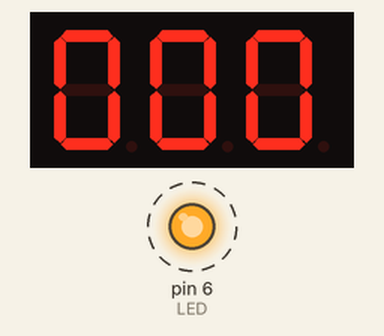
Simulated run of this sketch. Board: Arduino Uno, built with avr-gcc and run on an emulated ATmega328P. Shown: 3-digit seven-segment display, output pins drawn as LEDs (lit = HIGH). Wiring (inferred from the names in the program): 3-digit 7-segment display, segments lit when LOW: segments A4, A2, pin 10, pin 8, pin 7, A3, pin 11, pin 9; digit selects pin 13, A0, A1. Dashed ring = blinking. The segment pins are drawn as the display they are named for; pins used as bus, display or sensor lines are not drawn.

Above: at 0.1 s.
At 6.2 s:
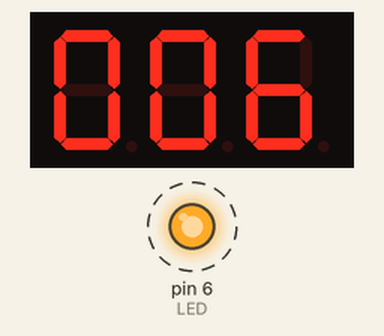
At 18.4 s:
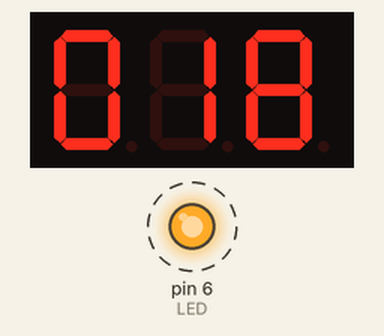
At 37.6 s:
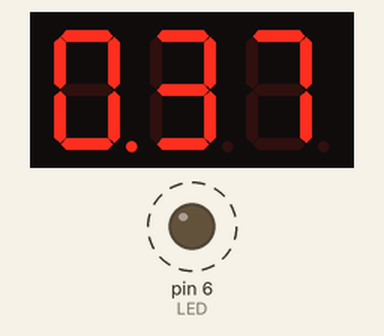
Timing chart, 0 to 40.0 s (numbered marks = the images above):
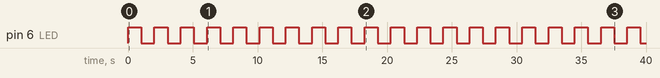

Measured:
- by itself, pin 6 (LED): alternates HIGH for 1.0 s and LOW for 1.0 s
- what the display in image 0 shows lasts 1.1 s, from 0.0 s to 1.1 s

The sketch:

_7_seg_Timer_Katamaran.ino
```cpp
#include "Time.h"

#define LED 6

#define A A4
#define B A2
#define C 10
#define D 8
#define E 7
#define J A3 // Это F
#define G 11

#define CA2 A0
#define CA1 13
#define CA3 A1

#define DP 9      // Точка

const int segs[7] = {
  A, B, C, D, E, J, G };

const byte numbers[10] = {
  0b1000000,
  0b1111001,
  0b0100100,
  0b0110000,
  0b0011001,
  0b0010010,
  0b0000010,
  0b1111000,
  0b0000000,
  0b0010000 };

long previousMillis = 0;
long interval = 1000;
unsigned long currentMillis;

int thousands = 0;
int hundreds = 0;
int tens = 0;
int hours = 0;

byte nowMin = 1;

void setup() {

  pinMode(LED, OUTPUT);

  pinMode(13,OUTPUT);  // Digital 1
  pinMode(A0,OUTPUT);  // Digital 2
  pinMode(A1,OUTPUT);  // Digital 3

  pinMode(A4,OUTPUT); // SEG A
  pinMode(A2,OUTPUT); // SEG B
  pinMode(10,OUTPUT); // SEG C
  pinMode(8,OUTPUT);  // SEG D
  pinMode(7,OUTPUT);  // SEG E
  pinMode(A3,OUTPUT); // SEG F
  pinMode(11,OUTPUT); // SEG G

  pinMode(DP,OUTPUT);  // DP

  digitalWrite(LED,HIGH);

  setTime(0,0,0,1,1,2016);

}
void loop() {

  currentMillis = millis();

  lightDigit3(numbers[hundreds]);
  delay(5);
  lightDigit2(numbers[tens]);
  delay(5);

  if (hour() == 0) {
    if (minute() < 10) {
      lightDigit1(numbers[minute()],nowMin);
    }
    else {
      lightDigit1(numbers[hours],0);
    }
  }
  else {
    lightDigit1(numbers[hours],0);
  }
  delay(5);

  if(currentMillis - previousMillis > interval) {
    previousMillis = currentMillis;

    if (nowMin == 1) nowMin = 0;
    else nowMin = 1;

    if (digitalRead(LED) == 1) {
      digitalWrite(LED,LOW);
    }
    else {
      digitalWrite(LED,HIGH);
    }
    hundreds = second()%10;
    tens = second()/10;
    hours = hour();
    if (hours > 9) {
      setTime(0,0,0,1,1,2016);
    }
  }
}

void lightDigit1(byte number,byte point) {
  digitalWrite(CA1,HIGH);
  digitalWrite(CA2,LOW);
  digitalWrite(CA3,LOW);
  if (point == 1) {
    digitalWrite(DP, HIGH);
  }
  else {
    digitalWrite(DP, LOW);
  }
  lightSegments(number);
}

void lightDigit2(byte number) {
  digitalWrite(CA1,LOW);
  digitalWrite(CA2,HIGH);
  digitalWrite(CA3,LOW);
  digitalWrite(DP, HIGH);
  lightSegments(number);
}

void lightDigit3(byte number) {
  digitalWrite(CA1,LOW);
  digitalWrite(CA2,LOW);
  digitalWrite(CA3,HIGH);
  digitalWrite(DP, HIGH);
  lightSegments(number);
}

void lightSegments(byte number) {
  for (int i = 0; i < 7; i++) {
    int bit = bitRead(number, i);
    digitalWrite(segs[i], bit);
  }
}
```
